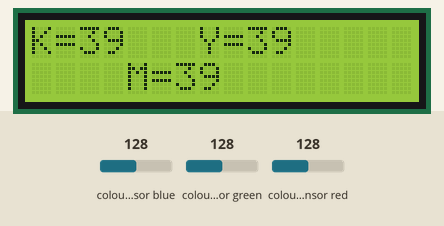
This sketch was run on a simulated Arduino Uno, built with avr-gcc and run on an emulated ATmega328P. Parts: 16×2 character LCD. Wiring (inferred from the names in the program): TCS3200 colour sensor: output pin 12; S2 pin 10; S3 pin 11; S0 pin 8; S1 pin 9. The inputs (shaded band) are chosen by the test bench; at power-on: colour sensor blue 128, colour sensor green 128, colour sensor red 128. What the sketch prints to the serial monitor is not drawn.

Above: at 0.2 s.
1.3 s: colour sensor blue set to 5
At 4.0 s:
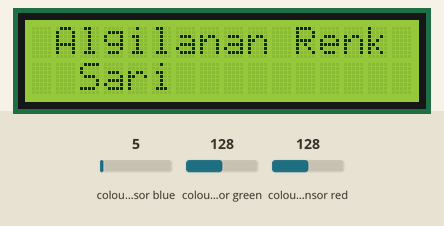
4.3 s: colour sensor green set to 5
At 6.9 s:
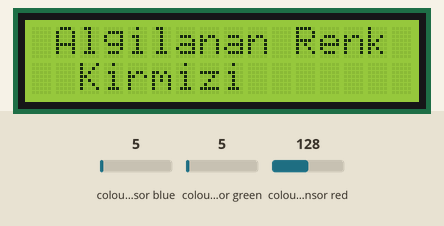
7.3 s: colour sensor blue set to 64
At 9.3 s:
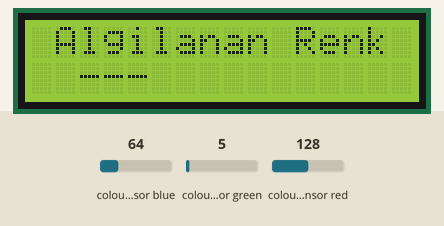
10.3 s: colour sensor red set to 5
At 12.6 s:
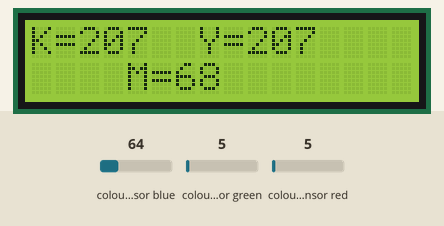
13.3 s: colour sensor green set to 64
At 15.4 s:
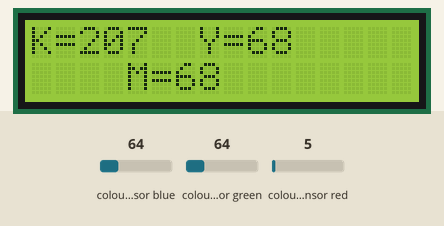
Timing chart, 0 to 16.8 s (numbered marks = the images above; inputs shaded):
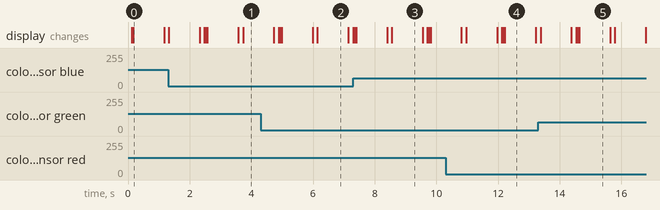

Measured:
- what the display in image 0 shows lasts 1.0 s, from 0.2 s to 1.2 s

The sketch:

programg_SON.ino
```cpp
//Tuncer Yılmaz--Mekatroniğe Giriş-TCS3200 ile renk algılama

#include <LiquidCrystal.h> //LCD kütüphanesini kodumuza dahil ediyoruz

#define s0 8 //Bağladığımız pinlere göre tanımlamalarımızı yapıyoruz
#define s1 9
#define s2 10
#define s3 11
#define sensorOut 12

LiquidCrystal lcd(7, 6, 5, 4, 3, 2); //LCD pinlerini tanımlıyoruz
int K, Y, M = 0; //3 ana renk için değişken tanımlıyoruz

void setup() {

  lcd.begin(16, 2);
  pinMode(s0, OUTPUT); //S0, S1, S2 ve S3 pinlerini OUTPUT olarak tanımlıyoruz
  pinMode(s1, OUTPUT);
  pinMode(s2, OUTPUT);
  pinMode(s3, OUTPUT);
  pinMode(sensorOut, INPUT); //OUT pinini INPUT olarak tanımlıyoruz

  digitalWrite(s1, LOW); //Frekans ölçeğimizi %20 olarak tanımlıyoruz
  digitalWrite(s0, HIGH);
  Serial.begin(9600);

}

void loop() {

  lcd.print("K=");
  digitalWrite(s2, LOW); //Kırmızıyı filtrele
  digitalWrite(s3, LOW);
  K = pulseIn(sensorOut, LOW); //OUT pini üzerindeki LOW süresini okur
  Serial.print("Kırmızı= ");
  Serial.print(K); //Kırmızı için aldığımız değeri serial monitöre yazdır
  Serial.print("  ");
  lcd.print(K); //Kırmızı için aldığımız değeri LCD ekrana yazdır
  lcd.print("  ");
  lcd.setCursor(7, 0); //İmleci 7. sütuna al
  delay(50); //50 milisaniye bekle

  lcd.print("Y=");
  digitalWrite(s2, HIGH); //Yeşili filtrele
  digitalWrite(s3, HIGH);
  Y = pulseIn(sensorOut, LOW); //OUT pini üzerindeki LOW süresini okur
  Serial.print("Yeşil= ");
  Serial.print(Y); //Yeşil için aldığımız değeri serial monitöre yazdır
  Serial.print("   ");
  lcd.print(Y); //Yeşil için aldığımız değeri LCD ekrana yazdır
  delay(50);

  lcd.setCursor(4, 1); //İmleci 2. satır 4. sütuna taşı
  lcd.print("M=");
  digitalWrite(s2, LOW); //Maviyi filtrele
  digitalWrite(s3, HIGH);
  M = pulseIn(sensorOut, LOW); //OUT pini üzerindeki LOW süresini okur
  Serial.print("Mavi= ");
  Serial.print(M); //Mavi için aldığımız değeri serial monitöre yazdır
  Serial.println();
  lcd.print(M); //Mavi için aldığımız değeri LCD ekrana yazdır
  lcd.setCursor(0, 0);
  delay(1000); //1000 milisaniye bekle
  //Renk değerlerini 1 saniye boyunca ekranda göreceğiz

  lcd.clear(); //Ekranı temizle
  delay(150); //150 milisaniye bekle

  lcd.setCursor(1, 0); //İmleci 1. sütuna al
  lcd.print("Algilanan Renk");
  lcd.setCursor(2, 1); //İmleci 2. satır 2. sütuna al
  //Kalibrasyon bölümünde elde ettiğimiz değerleri bu kısımda kullanacağız
  if (K < 70 && M < 70 && Y < 70) //Eğer tüm renklerin yoğunluğu yüksekse: Beyaz
  {
    Serial.print("Renk = Beyaz   ");
    lcd.print("Beyaz");
  } else if (K < 100 && Y < M && abs(K - Y) < 30)
  //Kırmızı yoğunluğu yüksek ve yeşille arasındaki değer 30'den azsa: Sarı
  {
    Serial.print("Renk = Sarı   ");
    lcd.print("Sari");
  } else if (K > 300 && M < Y && abs(M - K) < 120)

  //Yeşil yoğunluğu belli bir seviyenin üstünde ve kırmızı-maviden daha yoğunsa: Yeşil
  {
    Serial.print("Renk = Yeşil   ");
    lcd.print("Yesil");
  } else if (M < 100 && M < Y && M < K)
  //Mavi yoğunluğu belli bir seviyenin üstünde ve yeşil-kırmızıdan daha yoğunsa: Mavi
  {
    Serial.print("Renk = Mavi   ");
    lcd.print("Mavi");
  } else if (K < 200 && K < Y && K < M && (Y-M) < 80)
  //Kırmızı yoğunluğu belli bir seviyenin üstünde ve yeşil-maviden daha yoğunsa: Kırmızı
  {
    Serial.print("Renk = Kırmızı   ");
    lcd.print("Kirmizi");
  } else {
    Serial.print("Renk algılanamadı   "); //Belirlediğimiz kıstaslara uymayan diğer renkler
    lcd.print("---");
  }

  Serial.println(); //Serial monitörde bir satır aşağı geç
  delay(1000); //1000 milisaniye bekle
  lcd.clear(); //LCD ekranı temizle
  delay(150);

}
```
